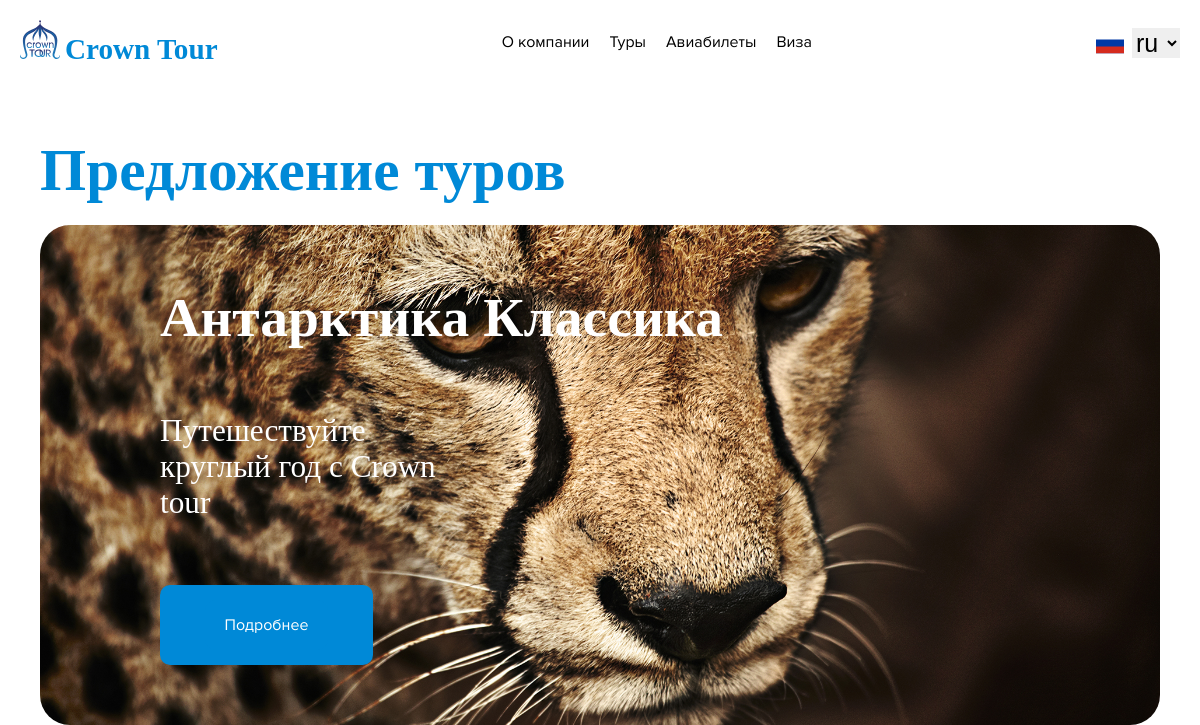
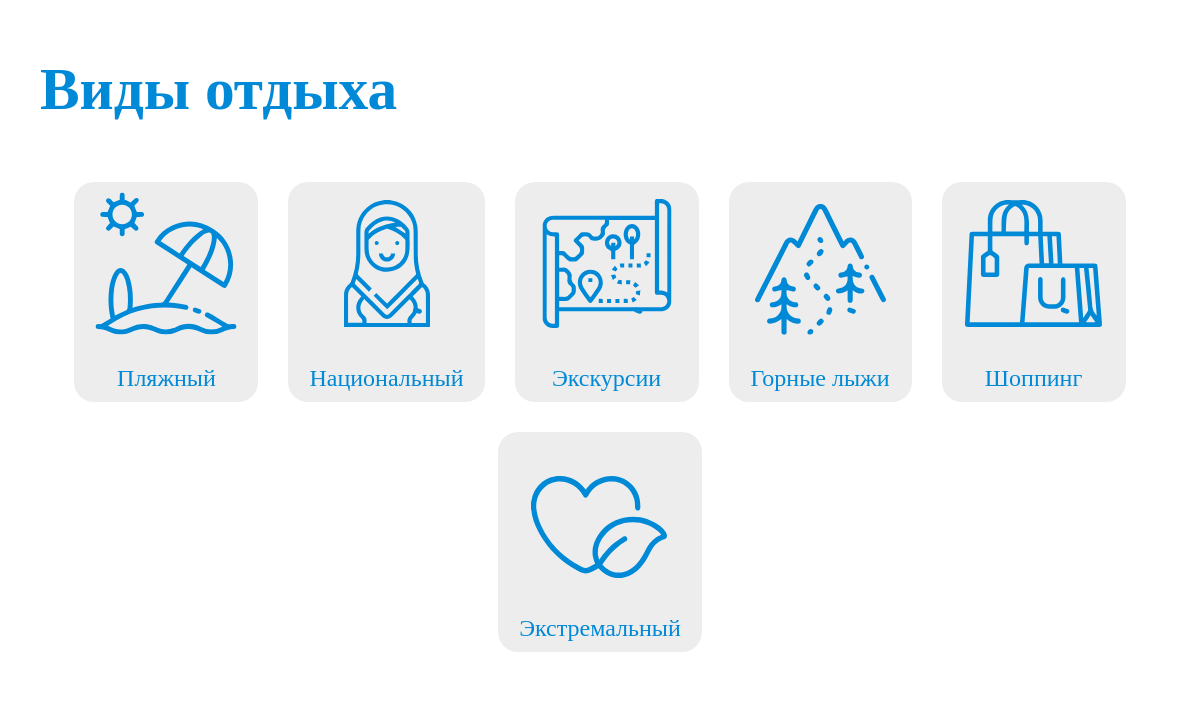
/ (upper part), run on an earlier commit of the app's database (2 pictures, top to bottom).
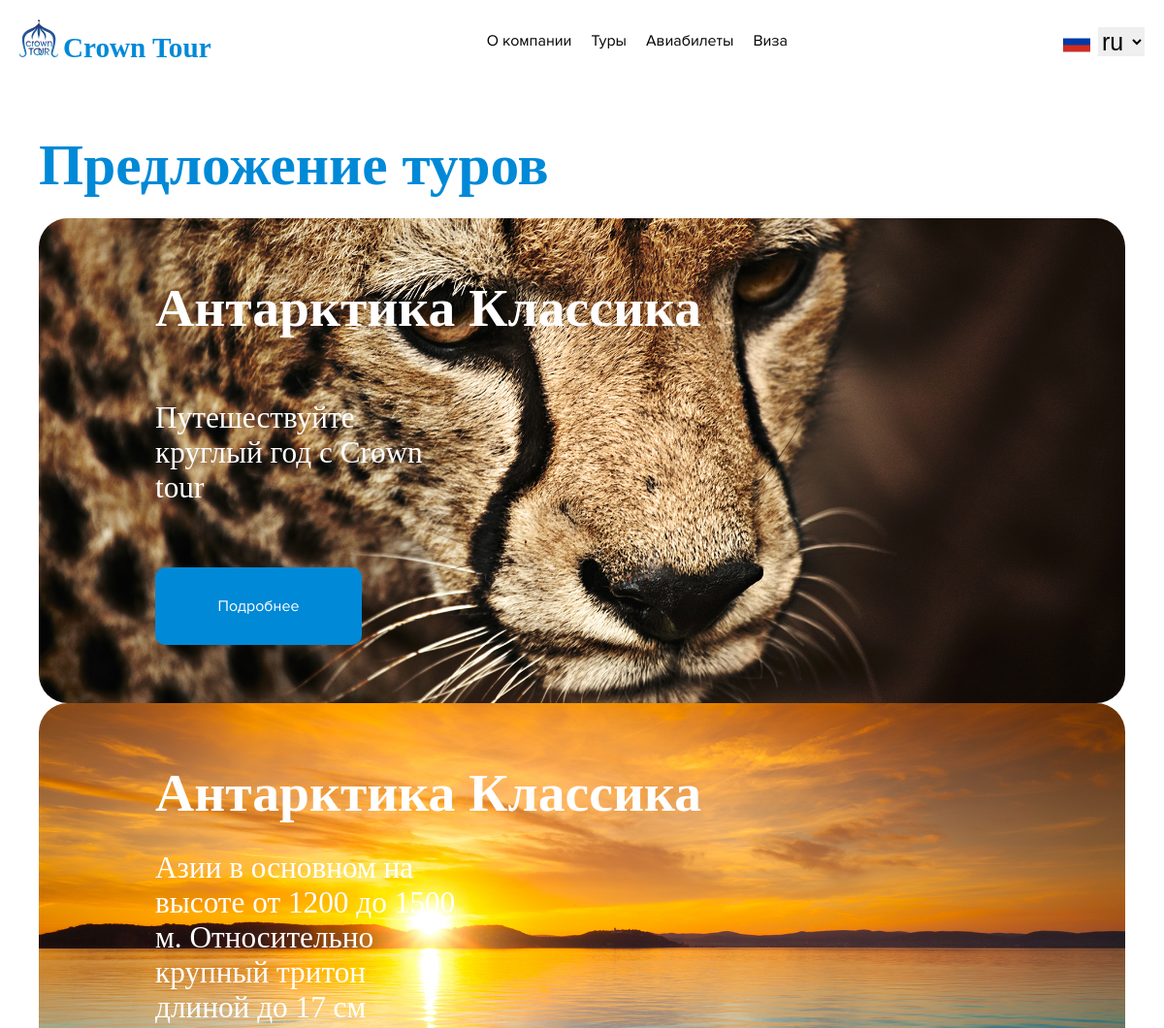
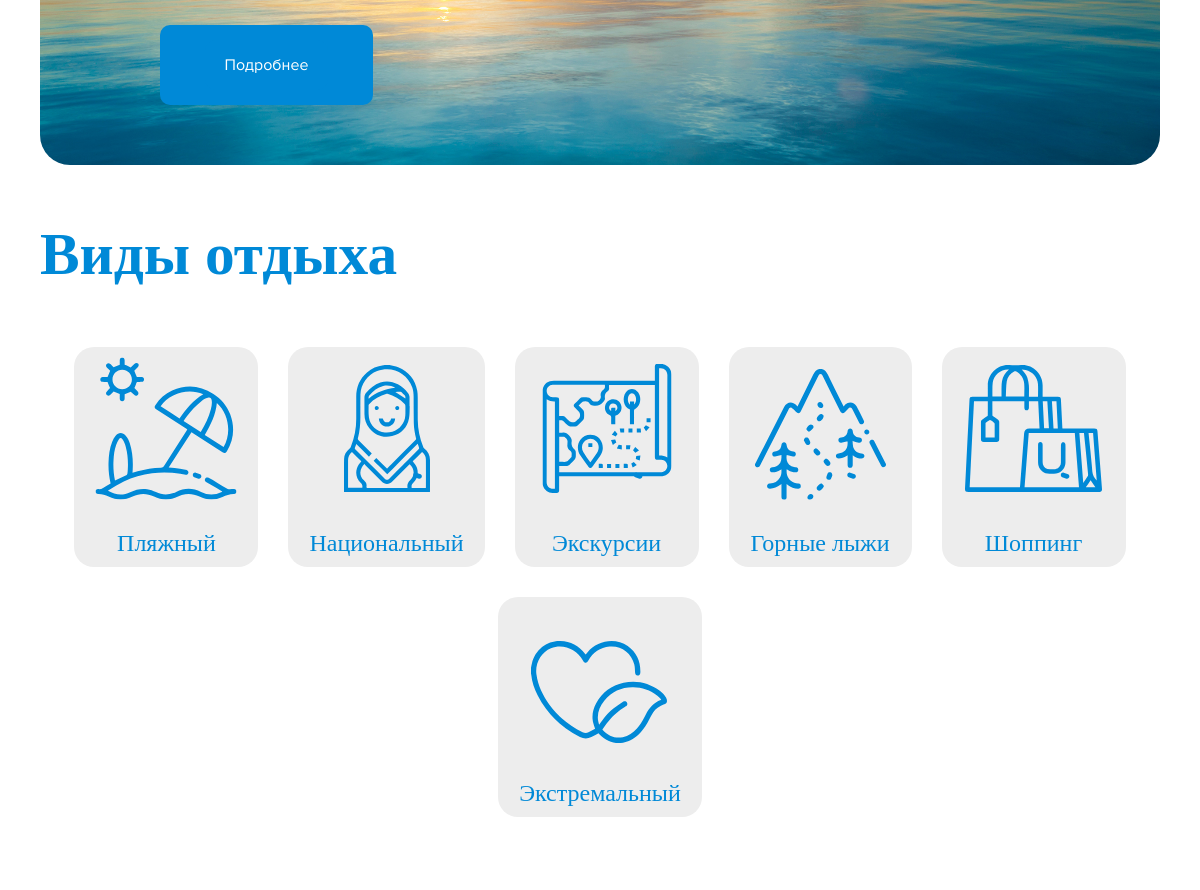
And on a later commit of the database (2 pictures, top to bottom).
### turs/models.py (models this page shows, shortened)
class Turs_obj(models.Model):
    TURS_TAYP = [
        ("Пляжный","Пляжный"),
        ("Национальный","Национальный"),
        ("Шоппинг","Шоппинг"),
        ("Экскурсии","Экскурсии"),
        ("Экстремальный","Экстремальный"),
        ("Горные лыжи","Горные лыжи"),
    ]
    type_turs = models.CharField(max_length=100, choices=TURS_TAYP)
    premium_comment = models.CharField('Описание уникального тура' , max_length=200)
    adout_comment = models.CharField('Примечание к туру' , max_length=200)
    premium = models.BooleanField('уникальный тур')
    img_tur = models.ImageField(upload_to='media/')
    name_tur = models.CharField('Название тура', max_length=250)
    season = models.CharField('Сезон', max_length=250)
    how_many_days = models.DecimalField('Сколько дней',  max_digits=20, decimal_places=0)
    how_many_nights = models.DecimalField('Сколько ночей', max_digits=20, decimal_places=0)
    create_day = models.DateField('день создания тура', default=date.today)
    duration_tur = models.DecimalField('длительность тура', max_digits=20, decimal_places=0)
    price = models.CharField('цена тура',max_length=250)
    arrival_day = models.DateField('прилёт')
    departure_day = models.DateField('вылет')
    comment_turs = models.TextField('Описание тура')
    hotel_name = models.CharField('название отеля', max_length=255)
    hotel_eat = models.CharField('Питание', max_length=255)
    hotel_number = models.CharField('Номер отеля', max_length=255)
    arrival_city = models.CharField('c какого города вылет', max_length=255)
    departure_city = models.CharField('в какой город прилёт', max_length=255)
    YesServices = models.ManyToManyField(IncludedPrice, verbose_name='Включено в стоимость:', related_name='NoIncludedPrice', null=True, blank=True)
    NoServices = models.ManyToManyField(IncludedPrice, verbose_name='Не включено в стоимость:', related_name='YesIncludedPrice', null=True, blank=True)
    tru_io = models.ManyToManyField(TourPlan, verbose_name='План тура', related_name='tru_io_pla', null=True, blank=True)
    class Meta:
        verbose_name = 'Тур'
        verbose_name_plural = 'Туры'

### main/views.py (the view)
# urls.py: path('', views.index, name='flights'),
def index(request):
    arr = Turs_obj.objects.all()
    return render(request, 'main/index.html', {'arr': arr})

### main/templates/main/index.html (shortened to what this page needs)
{% extends 'main/layout.html' %}
{% load static %}
{% load i18n %}
{% block style %}
<link rel="stylesheet" href="{% static 'main/scss/index.css' %}">
{% endblock %}
{% block content %}
<section class="head">
    <div class="cont">
        <h1 class="mytext">{% trans 'Предложение туров' %}</h1>
        <div class="box">
            <div class="swiper mySwiper">
                <div class="swiper-wrapper">
                    {% for item in arr %}
                        {% if item.premium == True %}
                        <div class="swiper-slide">
                            <div class="block">
                                <div class="text">
                                    <h2>{{item.name_tur}}</h2>
                                    <p style="width: 320px;">
                                        {{item.premium_comment}}
                                    </p>
                                    <div class="gde">
                                        <button class="btn_all"><a href="{% url 'state-detail' item.id %}" style="text-decoration: none;" class="btn_all">Подробнее</a></button>
                                    </div>
                                </div>
                                <img src="media/{{item.img_tur}}" alt="">
                            </div>
                        </div>
                        {% endif %}
                    {% endfor %}
                </div>
            </div>
        </div>
    </div>
</section>
<section class="rest" data-aos="zoom-out-up">
    <div class="cont">
        <h1 class="mytext">{% trans 'Виды отдыха' %}</h1>
        <div class="items">
            <div class="item">
                <img src="{% static 'main/img/rest_Beach_icon.svg' %}">
                <p>{% trans 'Пляжный' %}</p>
            </div>
            <div class="item">
                <img src="{% static 'main/img/rest_National_icon.svg' %}">
                <p>{% trans 'Национальный' %}</p>
            </div>
            <div class="item">
                <img src="{% static 'main/img/rest_Excursions_icon.svg' %}">
                <p>{% trans 'Экскурсии' %}</p>
            </div>
            <div class="item">
                <img src="{% static 'main/img/rest_Skiing_icon.svg' %}">
                <p>{% trans 'Горные лыжи' %}</p>
            </div>
            <div class="item">
                <img src="{% static 'main/img/rest_Shopping_icon.svg' %}">
                <p>{% trans 'Шоппинг' %}</p>
            </div>
            <div class="item">
                <img src="{% static 'main/img/rest_Extreme_icon.svg' %}">
                <p>{% trans 'Экстремальный' %}</p>
            </div>
        </div>
    </div>
</section>
{% endblock %}

What changed in the data, as far as the page shows it:
added Turs_obj: name_tur "Антарктика Классика", premium_comment "Азии в основном на высоте от 1200 до 1500 м. Относительно крупный тритон длиной до 17 см", img_tur (picture)
